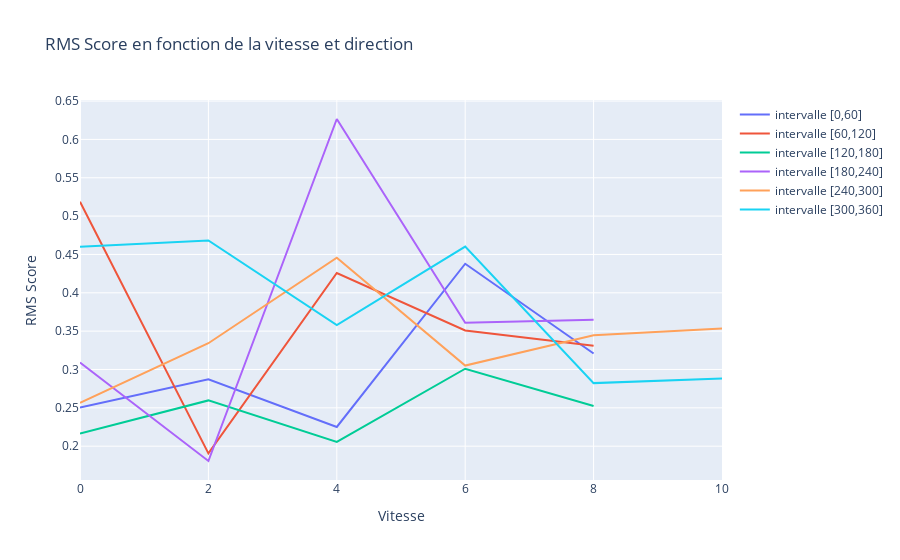

The notebook cell this image was saved under:
### Code cell
import plotly.graph_objects as go
from sklearn.metrics import mean_squared_error

fig = go.Figure()

for i,angle_range in enumerate(intervals): 
    speed = np.arange(len(angle_range),step=2)
    scores = []
    for v_range in  angle_range:
        scores.append(np.sqrt(mean_squared_error(rgrsr_esperance.predict(v_range.iloc[:,:4].values),v_range.iloc[:,4])))
    fig.add_trace(go.Scatter(x=speed, y=scores,mode='lines',name="intervalle [{},{}]".format(i*60,(i+1)*60)))

fig.update_layout(
    title="RMS Score en fonction de la vitesse et direction",
    xaxis_title="Vitesse",
    yaxis_title="RMS Score",
)
fig.show()

### Figure 1 — Plotly figure (JSON) as saved in the notebook; plotly's stock layout.template omitted (floating-point values rounded to 4 significant figures)
{"data": [{"mode": "lines", "name": "intervalle [0,60]", "type": "scatter", "x": [0, 2, 4, 6, 8], "y": [0.2505, 0.2871, 0.225, 0.4379, 0.3209, 0.4605, 0.6556, 0.7459, 0.5893, 0.4497]}, {"mode": "lines", "name": "intervalle [60,120]", "type": "scatter", "x": [0, 2, 4, 6, 8], "y": [0.5188, 0.1906, 0.4258, 0.351, 0.3311, 0.4015, 0.4051, 0.2989, 0.5331, 0.254]}, {"mode": "lines", "name": "intervalle [120,180]", "type": "scatter", "x": [0, 2, 4, 6, 8], "y": [0.2164, 0.2597, 0.2056, 0.301, 0.2524, 0.3196, 0.2996, 0.526, 0.7352, 0.1798]}, {"mode": "lines", "name": "intervalle [180,240]", "type": "scatter", "x": [0, 2, 4, 6, 8], "y": [0.3091, 0.1807, 0.6266, 0.361, 0.365, 0.4554, 0.402, 0.3355, 0.4473, 0.3743]}, {"mode": "lines", "name": "intervalle [240,300]", "type": "scatter", "x": [0, 2, 4, 6, 8, 10], "y": [0.2566, 0.3342, 0.4457, 0.3051, 0.3446, 0.3536, 0.3697, 0.2422, 0.5263, 0.3167, 0.2589]}, {"mode": "lines", "name": "intervalle [300,360]", "type": "scatter", "x": [0, 2, 4, 6, 8, 10], "y": [0.4601, 0.4683, 0.3578, 0.4602, 0.2822, 0.2883, 0.2865, 0.469, 0.2279, 0.3492, 0.1747]}], "layout": {"title": {"text": "RMS Score en fonction de la vitesse et direction"}, "xaxis": {"title": {"text": "Vitesse"}}, "yaxis": {"title": {"text": "RMS Score"}}}}
